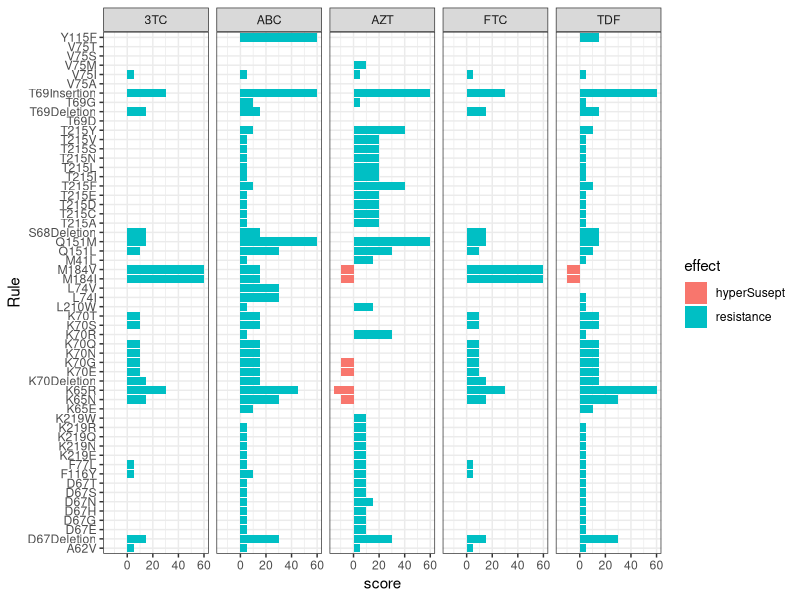
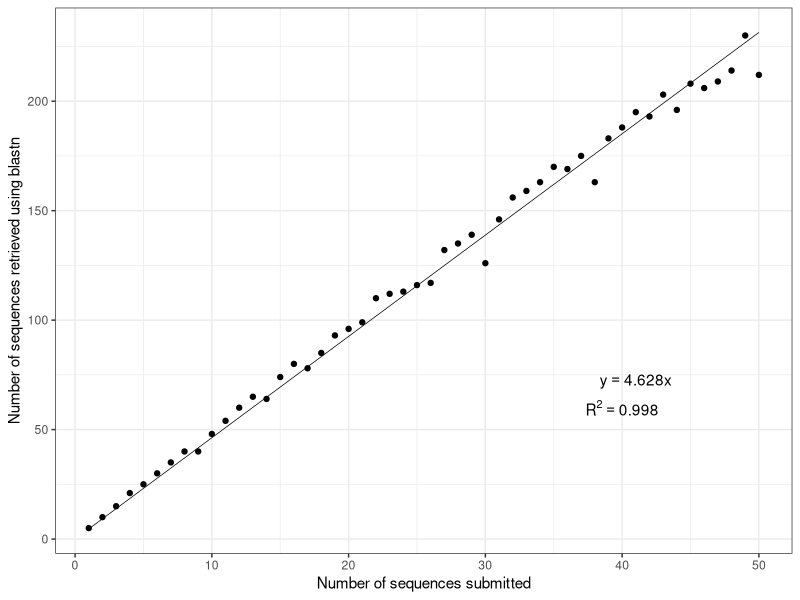
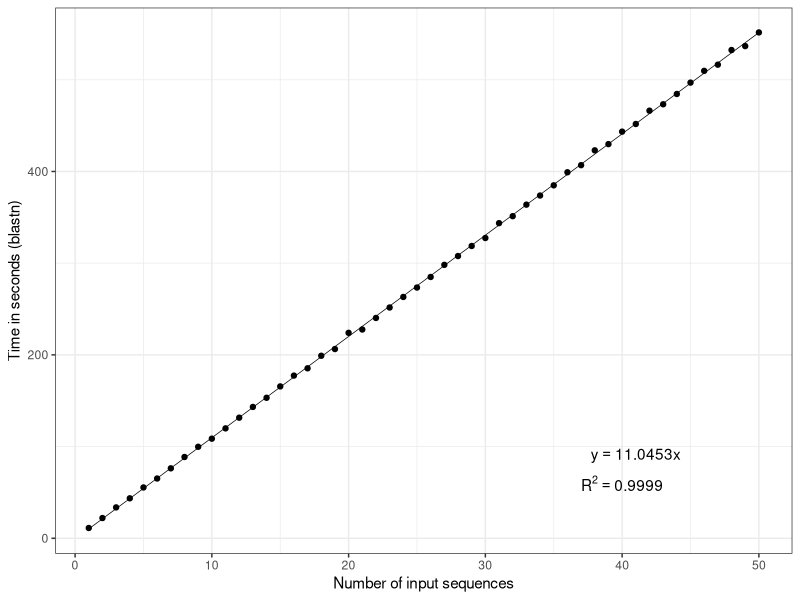
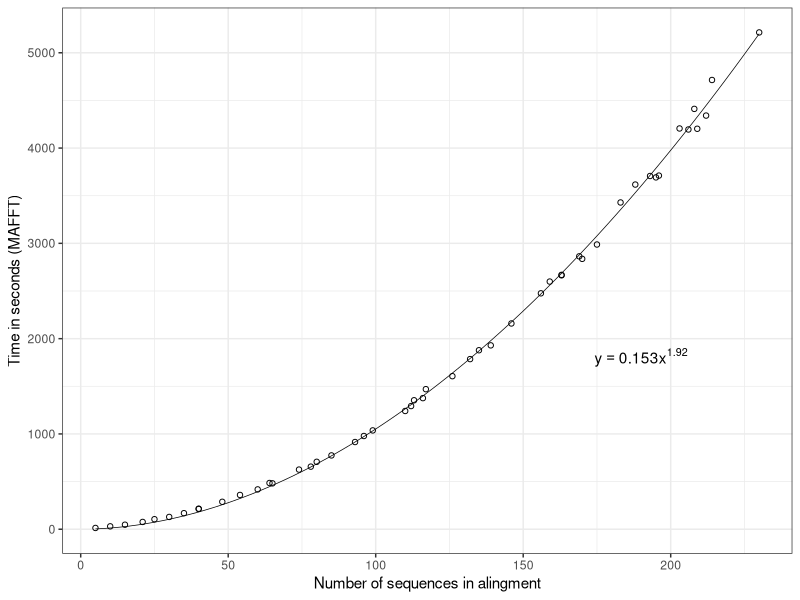

Reproduce these figures in R, in order.
## ---- chunk 1
# packages required for this post
local({
  pkgs <- c(
    "dplyr",
    "readr",
    "stringr",
    "tidyr",
    "ggplot2",
    "knitr",
    "kableExtra"
  )
  
  not_installed <- setdiff(pkgs, as.data.frame(installed.packages())$Package)
  if (length(not_installed)) {
    install.packages(not_installed)
  }
})
knitr::opts_chunk$set(echo = TRUE)
## ---- chunk 2
suppressPackageStartupMessages({
  library(dplyr)
  library(readr)
  library(stringr)
  library(tidyr)
  library(ggplot2)
  library(knitr)
  library(kableExtra)
})
## ---- chunk 3
nrti_dr_scores <- read_tsv("ScoresNRTI_1555579653110.tsv", col_types = "cdcddddddd")

nrti_dr_scores %>% 
  select(Rule, ABC:AZT, FTC:TDF) %>% 
  gather(arv, score, 2:6) %>% 
  filter(!grepl(" ",Rule)) %>% 
  mutate(effect = ifelse(score > 0, "resistance", "hyperSusept")) %>% 
  
  ggplot(aes(x = Rule, y = score, fill = effect)) +
  geom_col() +
  coord_flip() +
  theme_bw() +
  facet_grid(. ~ arv)

## ---- chunk 4
# Read csv with time data
time_dat <- read_csv(
  "timeFile.csv", 
  col_types = "ccd",
  col_names = c("Run", "Description", "Measure")
)

head(time_dat) %>% 
  kable(format = "html", caption = "First few lines of the benchmarking data.") %>% 
  kable_styling(bootstrap_options = c("striped", "hover"))
## ---- chunk 5
time_dat <- time_dat %>% 
  mutate(nSubmitted = str_extract(Run, "\\d+$") %>% as.numeric) %>% 
  select(-Run ) %>% 
  spread(Description, Measure)

head(time_dat) %>% 
  kable(format = "html", caption = "First few lines of the benchmarking data after some cleaning.") %>% 
  kable_styling(bootstrap_options = c("striped", "hover"))

## ---- chunk 6
time_dat %>%
  ggplot(aes(x = nSubmitted, y = blastHits)) +
  geom_smooth(method = lm, se = FALSE, colour = "black", formula = y ~ x - 1, size = 0.25) +
  geom_point() +
  theme_bw() +
  xlab("Number of sequences submitted") +
  ylab("Number of sequences retrieved using blastn") +
  annotate("text", x = 41, y = 72, label = "y == 4.628 * x", parse = TRUE) +
  annotate("text", x = 40, y = 60, label = "R^2 == 0.998", parse = T)


fit <- lm(time_dat$blastHits ~ time_dat$nSubmitted - 1)
summary(fit)
## ---- chunk 7
time_dat %>%
  ggplot(aes(x = nSubmitted, y = blast)) +
  geom_smooth(method = lm, se = FALSE, colour = "black", formula = y ~ x, size = 0.25) +
  geom_point() +
  theme_bw() +
  xlab("Number of input sequences") + ylab("Time in seconds (blastn)") +
  annotate("text", x = 41, y = 90, label = "y == 11.0453 * x", parse = T) +
  annotate("text", x = 40, y = 60, label = "R^2 == 0.9999", parse = T)


fit <- lm(time_dat$blast ~ time_dat$nSubmitted)
summary(fit)
## ---- chunk 8

t <- time_dat$mafftTime
N <- time_dat$blastHits
fit <- nls(t ~ b * N**a, start = list(a = 2, b = 0.1))
cor(t, predict(fit))
summary(fit)



time_dat %>%
  ggplot(aes(x = blastHits, y = mafftTime)) +
  geom_point(shape = 1) +
  geom_smooth(
    method = "nls",
    formula = y ~ b * x**a,
    method.args = list(start = c(a = 2, b = 0.1)),
    se = FALSE, colour = "black", size = 0.25
  ) +
  annotate("text", x = 190, y = 1800, label = "y == 0.153 * x^1.92", parse = T) +
  theme_bw() +
  xlab("Number of sequences in alingment") + 
  ylab("Time in seconds (MAFFT)")
